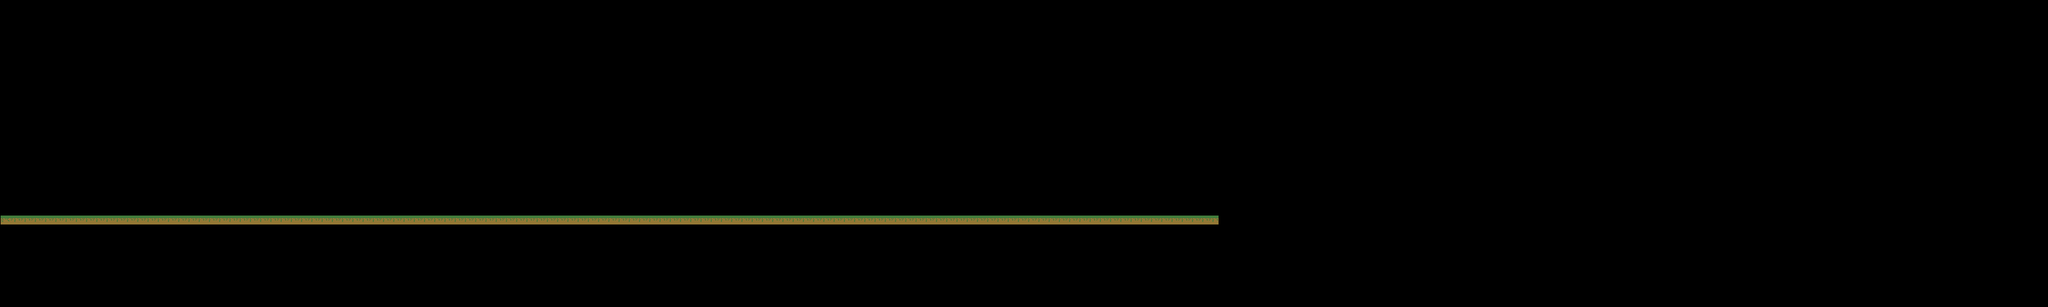

A 2D game scene composited from a Tiled map and its tileset images. What follows is a short description and the map's XML, with each tile layer's data collapsed to a summary:
An orthogonal 200x30 tile map with 16x16 px tiles, 1 tile layer (collision), 4 tilesets and 20 objects (Blue, Red).

<map version="1.0" tiledversion="1.1.6" orientation="orthogonal" renderorder="left-up" width="200" height="30" tilewidth="16" tileheight="16" infinite="0" nextobjectid="56">
 <properties>
  <property name="tileset" value="Tileset" />
 </properties>
 <tileset firstgid="1" name="Tileset" tilewidth="16" tileheight="16" tilecount="3" columns="3">
  <image source="Ground.png" trans="ff00ff" width="48" height="16" />
 </tileset>
 <tileset firstgid="4" name="Coin" tilewidth="16" tileheight="16" tilecount="5" columns="5">
  <image source="Coin.png" width="80" height="16" />
  <tile id="0">
   <animation>
    <frame tileid="0" duration="100" />
    <frame tileid="1" duration="100" />
    <frame tileid="2" duration="100" />
    <frame tileid="3" duration="100" />
    <frame tileid="4" duration="100" />
   </animation>
  </tile>
 </tileset>
 <tileset firstgid="9" name="Enemies" tilewidth="16" tileheight="16" tilecount="12" columns="6">
  <image source="Enemies.png" width="96" height="32" />
  <tile id="0">
   <animation>
    <frame tileid="0" duration="150" />
    <frame tileid="1" duration="150" />
    <frame tileid="2" duration="150" />
    <frame tileid="3" duration="150" />
    <frame tileid="4" duration="150" />
    <frame tileid="5" duration="150" />
   </animation>
  </tile>
  <tile id="6">
   <animation>
    <frame tileid="6" duration="150" />
    <frame tileid="7" duration="150" />
    <frame tileid="8" duration="150" />
    <frame tileid="9" duration="150" />
    <frame tileid="10" duration="150" />
    <frame tileid="11" duration="150" />
   </animation>
  </tile>
 </tileset>
 <tileset firstgid="21" name="Player" tilewidth="16" tileheight="16" tilecount="4" columns="4">
  <image source="Player.png" width="64" height="16" />
  <tile id="0">
   <animation>
    <frame tileid="0" duration="1000" />
    <frame tileid="1" duration="1000" />
    <frame tileid="2" duration="1000" />
    <frame tileid="3" duration="1000" />
   </animation>
  </tile>
 </tileset>
 <layer name="collision" width="200" height="30">
  <properties>
   <property name="tileset" value="Tileset" />
  </properties>
  <data>[6000 cells, 119 non-empty, 2 distinct tile ids]</data>
 </layer>
 <objectgroup name="Enemies">
  <properties>
   <property name="defaultType" value="enemies" />
  </properties>
  <object id="28" name="Blue" gid="15" x="656" y="336" width="16" height="16" />
  <object id="41" name="Red" gid="9" x="944" y="288" width="16" height="16" />
 </objectgroup>
 <objectgroup name="Edge">
  <properties>
   <property name="defaultType" value="edge" />
  </properties>
  <object id="39" x="864" y="272" width="16" height="16" />
  <object id="40" x="1040" y="272" width="16" height="16" />
  <object id="42" x="208" y="64" width="16" height="272" />
 </objectgroup>
 <objectgroup name="Coins">
  <properties>
   <property name="defaultType" value="coin" />
  </properties>
  <object id="26" gid="4" x="432" y="320" width="16" height="16" />
  <object id="30" gid="4" x="336" y="336" width="16" height="16" />
  <object id="44" gid="4" x="432" y="336" width="16" height="16" />
  <object id="45" gid="2" x="1008" y="304" width="16" height="16" />
  <object id="46" gid="2" x="1008" y="304" width="16" height="16" />
  <object id="47" gid="2" x="992" y="304" width="16" height="16" />
  <object id="48" gid="2" x="960" y="304" width="16" height="16" />
  <object id="49" gid="2" x="976" y="304" width="16" height="16" />
  <object id="50" gid="2" x="944" y="304" width="16" height="16" />
  <object id="51" gid="2" x="928" y="304" width="16" height="16" />
  <object id="52" gid="2" x="912" y="304" width="16" height="16" />
  <object id="53" gid="2" x="896" y="304" width="16" height="16" />
  <object id="54" gid="1" x="880" y="304" width="16" height="16" />
  <object id="55" gid="3" x="1024" y="304" width="16" height="16" />
 </objectgroup>
 <objectgroup name="Player">
  <properties>
   <property name="defaultType" value="player" />
  </properties>
  <object id="36" gid="21" x="288" y="304" width="16" height="16" />
 </objectgroup>
</map>
